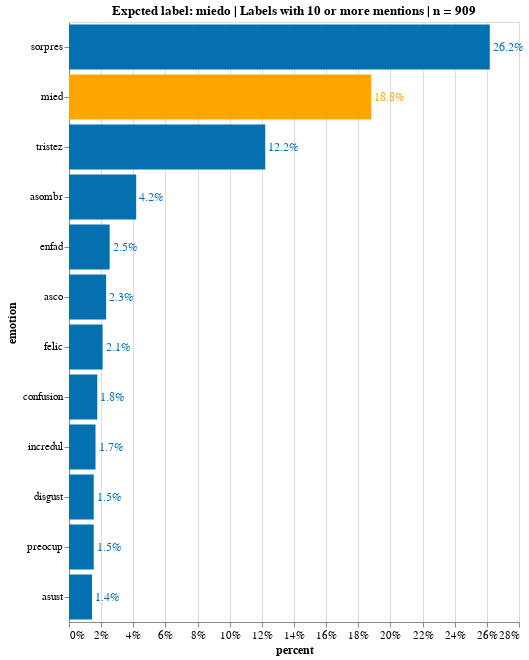

Notebook code cell kept with this figure:
### Markdown cell above
### Fear

### Code cell
emotion = 'miedo'
emotion_st = 'mied'
df_emotion = emotion_df_formated(df_emo_answers, emotion) # subset 'emotion' rows
df_emotion_ans = df_emotion.drop(['photo_id', 'ethnicity', 'sex','age', 'label', 'url', 'photoId'], axis=1)
df_stack_emotion = formating_words(df_emotion_ans) # clean up
df_stack_emotion = manual_replace(df_stack_emotion) # fix misspelling
df_stack_emotion['emotion_sb_steamed'] = df_stack_emotion['emotion'].apply(lambda x: snowball.stem(x))#steam
source = count_freq_labels(df_stack_emotion,X='stacked', col='emotion_sb_steamed')
source_10 = source[source['counts'] > 10]

title = 'Expcted label: '+ emotion + ' | Labels with 10 or more mentions | n = '+ source['counts'].sum().astype(str)
X, Y = 'percent:Q', 'emotion:N'
w, h= 450, 600
txs, ls, ts = 12, 11, 12


chart_fear = simple_per_bar(
    source_10, title=title, X=X, Y=Y, \
    width=w, height=h, emotion=emotion_st, \
    text_size = txs, label_size = ls, title_size=ts)
chart_fear.display(renderer='svg')

### Figure 1 — Vega-Lite specification as saved in the notebook (floating-point values rounded to 4 significant figures)
{"config": {"view": {"continuousWidth": 400, "continuousHeight": 300}, "axis": {"labelFontSize": 11, "titleFontSize": 12}}, "layer": [{"mark": "bar", "encoding": {"color": {"condition": {"value": "orange", "test": "(datum.emotion === 'mied')"}, "value": "#0570b0"}, "x": {"type": "quantitative", "axis": {"format": ".0%"}, "field": "percent"}, "y": {"type": "nominal", "field": "emotion", "sort": "-x"}}, "title": "Expcted label: miedo | Labels with 10 or more mentions | n = 909"}, {"mark": {"type": "text", "align": "left", "baseline": "middle", "dx": 3, "fontSize": 12}, "encoding": {"color": {"condition": {"value": "orange", "test": "(datum.emotion === 'mied')"}, "value": "#0570b0"}, "text": {"type": "quantitative", "field": "percent", "format": ".1%"}, "x": {"type": "quantitative", "axis": {"format": ".0%"}, "field": "percent"}, "y": {"type": "nominal", "field": "emotion", "sort": "-x"}}, "title": "Expcted label: miedo | Labels with 10 or more mentions | n = 909"}], "data": {"name": "data-ba286ef5948cbc6ac67003b94ffb5fb5"}, "height": 600, "width": 450, "$schema": "https://vega.github.io/schema/vega-lite/v4.8.1.json", "datasets": {"data-ba286ef5948cbc6ac67003b94ffb5fb5": [{"counts": 238, "emotion": "sorpres", "percent": 0.2618}, {"counts": 171, "emotion": "mied", "percent": 0.1881}, {"counts": 111, "emotion": "tristez", "percent": 0.1221}, {"counts": 38, "emotion": "asombr", "percent": 0.0418}, {"counts": 23, "emotion": "enfad", "percent": 0.0253}, {"counts": 21, "emotion": "asco", "percent": 0.0231}, {"counts": 19, "emotion": "felic", "percent": 0.0209}, {"counts": 16, "emotion": "confusion", "percent": 0.0176}, {"counts": 15, "emotion": "incredul", "percent": 0.0165}, {"counts": 14, "emotion": "disgust", "percent": 0.0154}, {"counts": 14, "emotion": "preocup", "percent": 0.0154}, {"counts": 13, "emotion": "asust", "percent": 0.0143}]}}
